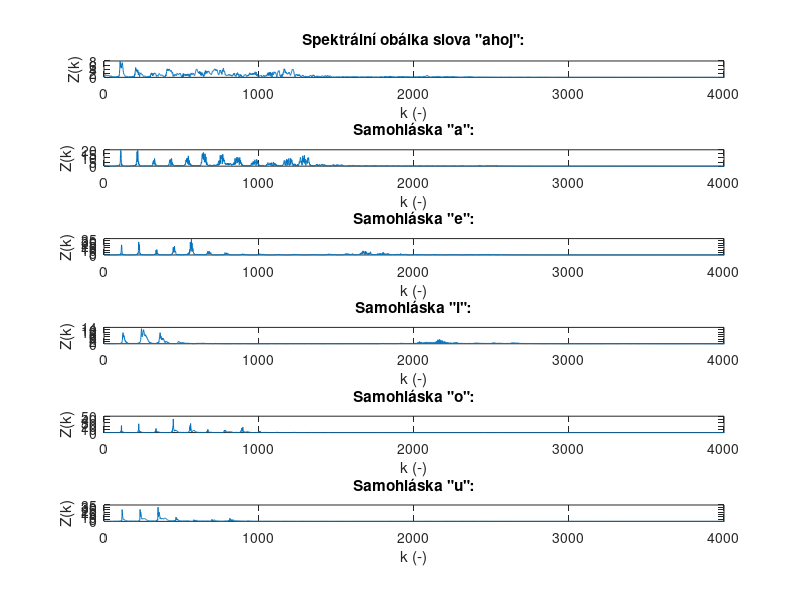

Write MATLAB code to recreate this figure.
%Spektrum samohlkásek

%clc; clear all; close all;
%load('parametrs.mat');

load('me_ahoj.mat');
speech_spec = fft(speech);
figure(100); subplot(6,1,1); plot( abs(speech_spec));
xlabel('k (-)')
ylabel('Z(k)')
title('Spektrální obálka slova "ahoj":')
xlim([0 4000]);

load('me_a.mat');
speech_spec = fft(speech);
subplot(6,1,2); plot(abs(speech_spec));
xlabel('k (-)')
ylabel('Z(k)')
title('Samohláska "a":')
xlim([0 4000]);

load('me_e.mat');
subplot(6,1,3)
speech_spec = fft(speech);
plot(abs(speech_spec));
xlabel('k (-)')
ylabel('Z(k)')
title('Samohláska "e":')
xlim([0 4000]);

load('me_i.mat');
subplot(6,1,4)
speech_spec = fft(speech);
plot(abs(speech_spec));
xlabel('k (-)')
ylabel('Z(k)')
title('Samohláska "i":')
xlim([0 4000]);

load('me_o.mat');
subplot(6,1,5)
speech_spec = fft(speech);
plot(abs(speech_spec));
xlabel('k (-)')
ylabel('Z(k)')
title('Samohláska "o":')
xlim([0 4000]);

load('me_u.mat');
subplot(6,1,6)
speech_spec = fft(speech);
plot(abs(speech_spec));
xlabel('k (-)')
ylabel('Z(k)')
title('Samohláska "u":')
xlim([0 4000]);
